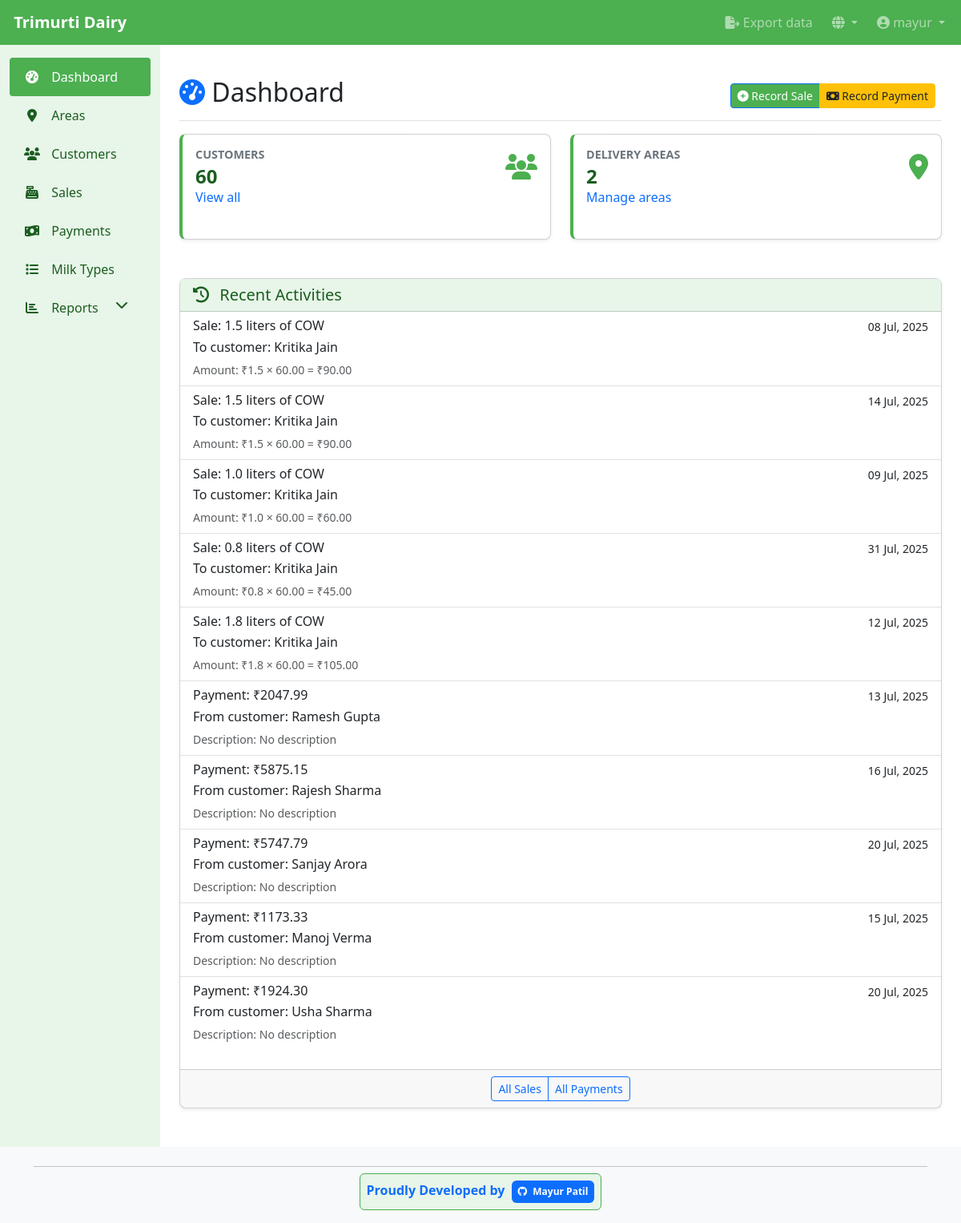
/en/dairy/ (signed in), run on the app's committed database.
### dairy_app/models.py (models this page shows, shortened)
class Sale(models.Model):
    user = models.ForeignKey(User, on_delete=models.CASCADE, related_name='sales')
    customer = models.ForeignKey(Customer, on_delete=models.CASCADE, related_name='sales')
    milk_type = models.ForeignKey(MilkType, on_delete=models.CASCADE, related_name='sales')
    date = models.DateField(default=timezone.now)
    quantity = models.DecimalField(max_digits=10, decimal_places=2, help_text='Quantity in liters')
    rate = models.DecimalField(max_digits=10, decimal_places=2, help_text='Rate in Rs per liter')
    notes = models.TextField(blank=True, null=True)
    created_at = models.DateTimeField(auto_now_add=True)
    updated_at = models.DateTimeField(auto_now=True)
    class Meta:
        ordering = ['-date', 'customer__name']
    def total_amount(self):
        return self.quantity * self.rate

class MilkType(models.Model):
    name = models.CharField(max_length=100)
    rate_per_liter = models.DecimalField(max_digits=10, decimal_places=2, help_text=_('Rate in Rs per liter'))
    class Meta:
        ordering = ['name']

class Customer(models.Model):
    user = models.ForeignKey(User, on_delete=models.CASCADE, related_name='customers')
    name = models.CharField(max_length=200)
    address = models.TextField(blank=True, null=True)
    phone = models.CharField(max_length=20, blank=True, null=True)
    milk_types = models.ManyToManyField(MilkType, related_name='customers')
    area = models.ForeignKey(Area, on_delete=models.SET_NULL, null=True, blank=True, related_name='customers')
    date_joined = models.DateTimeField(auto_now_add=True)
    class Meta:
        ordering = ['name']

class Payment(models.Model):
    user = models.ForeignKey(User, on_delete=models.CASCADE, related_name='payments')
    customer = models.ForeignKey(Customer, on_delete=models.CASCADE, related_name='payments')
    date = models.DateField(default=timezone.now)
    amount = models.DecimalField(max_digits=10, decimal_places=2)
    description = models.CharField(max_length=255, blank=True, null=True)
    payment_for_month = models.IntegerField(null=True, blank=True,
                                           help_text=_('Month number (1-12) this payment is for'))
    payment_for_year = models.IntegerField(null=True, blank=True,
                                          help_text=_('Year this payment is for'))
    created_at = models.DateTimeField(auto_now_add=True)
    updated_at = models.DateTimeField(auto_now=True)
    class Meta:
        ordering = ['-date']

### dairy_app/views.py (the view)
# urls.py: path('', views.dashboard_view, name='dashboard'),
@login_required
def dashboard_view(request):
    today = timezone.now().date()
    customers_count = Customer.objects.all().count()
    areas_count = Area.objects.filter(user=request.user).count()
    recent_sales = Sale.objects.order_by('-created_at')[:5]  # Order by creation time
    recent_payments = Payment.objects.order_by('-created_at')[:5] # Order by creation time
    context = {
        'customers_count': customers_count,
        'areas_count': areas_count,
        'recent_sales': recent_sales,
        'recent_payments': recent_payments,
        'today': today,
    }
    return render(request, 'dairy_app/dashboard.html', context)

### dairy_app/templates/dairy_app/dashboard.html (shortened to what this page needs)
{% extends 'base.html' %}
{% load i18n %}
{% block content %}
<div class="d-flex justify-content-between flex-wrap flex-md-nowrap align-items-center pt-3 pb-2 mb-3 border-bottom">
    <h1 class="h2"><i class="fas fa-tachometer-alt text-primary"></i> {% trans "Dashboard" %}</h1>
    <div class="btn-toolbar mb-2 mb-md-0">
        <div class="btn-group me-2">
            <a href="{% url 'sale_add' %}" class="btn btn-sm btn-primary">
                <i class="fas fa-plus-circle"></i> {% trans "Record Sale" %}
            </a>
            <a href="{% url 'payment_add' %}" class="btn btn-sm btn-accent">
                <i class="fas fa-money-bill"></i> {% trans "Record Payment" %}
            </a>
        </div>
    </div>
</div>
<div class="row mb-4">
    <div class="col-md-6 col-xl-6 mb-4">
        <div class="card stats-card h-100">
            <div class="card-body">
                <div class="row">
                    <div class="col-8">
                        <h6 class="card-title text-uppercase">{% trans "Customers" %}</h6>
                        <h3 class="card-value">{{ customers_count }}</h3>
                        <span class="text-muted">
                            <a href="{% url 'customer_list' %}" class="text-decoration-none">{% trans "View all" %}</a>
                        </span>
                    </div>
                    <div class="col-4 text-end">
                        <div class="card-icon">
                            <i class="fas fa-users"></i>
                        </div>
                    </div>
                </div>
            </div>
        </div>
    </div>
    <div class="col-md-6 col-xl-6 mb-4">
        <div class="card stats-card h-100">
            <div class="card-body">
                <div class="row">
                    <div class="col-8">
                        <h6 class="card-title text-uppercase">{% trans "Delivery Areas" %}</h6>
                        <h3 class="card-value">{{ areas_count }}</h3>
                        <span class="text-muted">
                            <a href="{% url 'area_list' %}" class="text-decoration-none">{% trans "Manage areas" %}</a>
                        </span>
                    </div>
                    <div class="col-4 text-end">
                        <div class="card-icon">
                            <i class="fas fa-map-marker-alt"></i>
                        </div>
                    </div>
                </div>
            </div>
        </div>
    </div>
</div>
<div class="row">
    <div class="col-lg-12 mb-4">
        <div class="card h-100">
            <div class="card-header">
                <h5 class="mb-0"><i class="fas fa-history me-2"></i> {% trans "Recent Activities" %}</h5>
            </div>
            <div class="card-body p-0">
                <div class="list-group list-group-flush">
                    {% for sale in recent_sales %}
                    <div class="list-group-item">
                        <div class="d-flex w-100 justify-content-between">
                            <h6 class="mb-1">{% trans "Sale" %}: {{ sale.quantity|floatformat:1 }} {% trans "liters of" %} {{ sale.milk_type.name }}</h6>
                            <small>{{ sale.date|date:"d M, Y" }}</small>
                        </div>
                        <p class="mb-1">{% trans "To customer" %}: {{ sale.customer.name }}</p>
                        <small class="text-muted">{% trans "Amount" %}: ₹{{ sale.quantity|floatformat:1 }} × {{ sale.rate|floatformat:2 }} = ₹{{ sale.total_amount|floatformat:2 }}</small>
                    </div>
                    {% endfor %}
                    {% for payment in recent_payments %}
                    <div class="list-group-item">
                        <div class="d-flex w-100 justify-content-between">
                            <h6 class="mb-1">{% trans "Payment" %}: ₹{{ payment.amount|floatformat:2 }}</h6>
                            <small>{{ payment.date|date:"d M, Y" }}</small>
                        </div>
                        <p class="mb-1">{% trans "From customer" %}: {{ payment.customer.name }}</p>
                        <small class="text-muted">{% trans "Description" %}: {{ payment.description|default:_("No description") }}</small>
                    </div>
                    {% endfor %}
                </div>
            </div>
            <div class="card-footer text-center">
                <div class="btn-group">
                    <a href="{% url 'sale_list' %}" class="btn btn-sm btn-outline-primary">{% trans "All Sales" %}</a>
                    <a href="{% url 'payment_list' %}" class="btn btn-sm btn-outline-primary">{% trans "All Payments" %}</a>
                </div>
            </div>
        </div>
    </div>
</div>
{% endblock %}

### templates/base.html (shortened to what this page needs)
<!DOCTYPE html>
<html lang="{% if LANGUAGE_CODE %}{{ LANGUAGE_CODE }}{% else %}en{% endif %}">
<head>
    {% load i18n %}
    <link href="https://cdn.jsdelivr.net/npm/bootstrap@5.3.0/dist/css/bootstrap.min.css" rel="stylesheet">
    <link href="https://cdnjs.cloudflare.com/ajax/libs/font-awesome/6.4.0/css/all.min.css" rel="stylesheet">
</head>
<body>
    <nav class="navbar navbar-expand-lg navbar-dark fixed-top">
        <div class="container-fluid">
            <a class="navbar-brand" href="{% url 'dashboard' %}">
                 {% trans "Trimurti Dairy" %}
            </a>
            <div class="collapse navbar-collapse" id="navbarNav">
                <ul class="navbar-nav">
                    {% if user.is_authenticated %}
                    <li class="nav-item me-2">
                        <a class="nav-link {% if request.resolver_match.url_name == 'customer_export' %}active{% endif %}" href="{% url 'customer_export' %}">
                            <i class="fas fa-file-export"></i> {% trans "Export data" %}
                        </a>
                    </li>
                    <li class="nav-item dropdown me-2">
                        <a class="nav-link dropdown-toggle" href="#" id="languageDropdown" role="button" data-bs-toggle="dropdown" aria-expanded="false">
                            <i class="fas fa-globe"></i>
                        </a>
                            {% load i18n %}
                            {% get_current_language as LANGUAGE_CODE %}
                            {% get_available_languages as LANGUAGES %}
                            {% get_language_info_list for LANGUAGES as languages %}
                    </li>
                    <li class="nav-item dropdown">
                        <a class="nav-link dropdown-toggle" href="#" id="navbarDropdown" role="button" data-bs-toggle="dropdown" aria-expanded="false">
                            <i class="fas fa-user-circle"></i> {{ user.username }}
                        </a>
                    </li>
                    {% else %}
                    <li class="nav-item">
                        <a class="nav-link" href="{% url 'login' %}">{% trans "Login" %}</a>
                    </li>
                    {% endif %}
                </ul>
            </div>
        </div>
    </nav>
    <div class="container-fluid">
        <div class="row">
            {% if user.is_authenticated %}
            <div class="col-md-3 col-lg-2 d-md-block sidebar collapse">
                <div class="position-sticky pt-3">
                    <ul class="nav flex-column">
                        <li class="nav-item">
                            <a class="nav-link {% if request.resolver_match.url_name == 'dashboard' %}active{% endif %}" href="{% url 'dashboard' %}">
                                <i class="fas fa-tachometer-alt"></i> {% trans "Dashboard" %}
                            </a>
                        </li>
                        <li class="nav-item">
                            <a class="nav-link {% if 'area' in request.resolver_match.url_name %}active{% endif %}" href="{% url 'area_list' %}">
                                <i class="fas fa-map-marker-alt"></i> {% trans "Areas" %}
                            </a>
                        </li>
                        <li class="nav-item">
                            <a class="nav-link {% if 'customer' in request.resolver_match.url_name %}active{% endif %}" href="{% url 'customer_list' %}">
                                <i class="fas fa-users"></i> {% trans "Customers" %}
                            </a>
                        </li>
                        <li class="nav-item">
                            <a class="nav-link {% if 'sale' in request.resolver_match.url_name %}active{% endif %}" href="{% url 'sale_list' %}">
                                <i class="fas fa-cash-register fa-fw"></i> {% trans "Sales" %}
                            </a>
                        </li>
                        <li class="nav-item">
                            <a class="nav-link {% if 'payment' in request.resolver_match.url_name %}active{% endif %}" href="{% url 'payment_list' %}">
                                <i class="fas fa-money-bill-wave fa-fw"></i> {% trans "Payments" %}
                            </a>
                        </li>
                        <li class="nav-item">
                            <a class="nav-link {% if 'milk_type' in request.resolver_match.url_name %}active{% endif %}" href="{% url 'milk_type_list' %}">
                                <i class="fas fa-list"></i> {% trans "Milk Types" %}
                            </a>
                        </li>
                        <li class="nav-item">
                            <a class="nav-link" href="#" data-bs-toggle="collapse" data-bs-target="#reportsCollapse" aria-expanded="false">
                                <i class="fas fa-chart-bar"></i> {% trans "Reports" %} <i class="fas fa-chevron-down float-end"></i>
                            </a>
                        </li>
                    </ul>
                </div>
            </div>
            {% endif %}
            <main class="{% if user.is_authenticated %}col-md-9 ms-sm-auto col-lg-10 px-md-4{% else %}col-12{% endif %} main-content">
                {% block content %}{% endblock %}
            </main>
        </div>
    </div>
    <footer class="footer mt-auto py-3 bg-light">
        <div class="container">
            <div class="row">
                <div class="col-12 text-center">
                    <hr class="my-2">
                    <div class="developer-credit p-2 d-inline-block rounded" style="background-color: var(--light-color); border: 1px solid var(--primary-color);">
                        <strong class="text-primary">{% trans "Proudly Developed by" %}</strong>
                        <a href="https://github.com/mayur5204" target="_blank" class="text-decoration-none ms-1">
                            <span class="badge bg-primary p-2">
                                <i class="fab fa-github me-1"></i> Mayur Patil
                            </span>
                        </a>
                    </div>
                </div>
            </div>
        </div>
    </footer>
</body>
</html>

### templates/base.html (style rules this page uses)
:root { --primary-color: #4CAF50; --accent-color: #FFC107; --light-color: #E8F5E9; --dark-color: #1B5E20; }
body { padding-top: 56px; min-height: 100vh; display: flex; flex-direction: column; padding-bottom: 60px; }
.navbar { background-color: var(--primary-color); }
.navbar-brand { font-weight: bold; }
.sidebar { background-color: var(--light-color); min-height: calc(100vh - 56px); }
.sidebar .nav-link { color: var(--dark-color); padding: 0.75rem 1rem; border-radius: 0.25rem; }
.sidebar .nav-link.active { background-color: var(--primary-color); color: white; }
.sidebar .nav-link i { margin-right: 0.5rem; width: 24px; text-align: center; }
.card { margin-bottom: 1.5rem; border-radius: 0.5rem; box-shadow: 0 0.125rem 0.25rem rgba(0, 0, 0, 0.075); }
.card-header { background-color: var(--light-color); color: var(--dark-color); font-weight: 600; }
.btn-primary { background-color: var(--primary-color); border-color: var (--primary-color); }
.btn-accent { background-color: var(--accent-color); border-color: var(--accent-color); color: #212529; }
.main-content { flex: 1; padding: 1.5rem; }
footer { background-color: var(--light-color); padding: 1rem 0; margin-top: auto; }
.stats-card { border-left: 4px solid var(--primary-color); transition: transform 0.3s; }
.stats-card .card-body { padding: 1rem; }
.stats-card .card-title { font-size: 0.9rem; font-weight: bold; color: #6c757d; margin-bottom: 0.25rem; }
.stats-card .card-value { font-size: 1.5rem; font-weight: bold; color: var(--dark-color); margin-bottom: 0; }
.stats-card .card-icon { font-size: 2rem; color: var(--primary-color); }
@media (min-width: 992px) { body { padding-bottom: 0; } }

### data on the page
Sale: quantity "1.5", milk_type.name "COW", date "08 Jul, 2025", customer.name "Kritika Jain", rate "60.00", total_amount "90.00"
Sale: quantity "1.5", milk_type.name "COW", date "14 Jul, 2025", customer.name "Kritika Jain", rate "60.00", total_amount "90.00"
Sale: quantity "1.0", milk_type.name "COW", date "09 Jul, 2025", customer.name "Kritika Jain", rate "60.00", total_amount "60.00"
Sale: quantity "0.8", milk_type.name "COW", date "31 Jul, 2025", customer.name "Kritika Jain", rate "60.00", total_amount "45.00"
Sale: quantity "1.8", milk_type.name "COW", date "12 Jul, 2025", customer.name "Kritika Jain", rate "60.00", total_amount "105.00"
Payment: amount "2047.99", date "13 Jul, 2025", customer.name "Ramesh Gupta", description "No description"
Payment: amount "5875.15", date "16 Jul, 2025", customer.name "Rajesh Sharma", description "No description"
Payment: amount "5747.79", date "20 Jul, 2025", customer.name "Sanjay Arora", description "No description"
Payment: amount "1173.33", date "15 Jul, 2025", customer.name "Manoj Verma", description "No description"
Payment: amount "1924.30", date "20 Jul, 2025", customer.name "Usha Sharma", description "No description"

### other printed values
{{ user.username }} "mayur"
{{ customers_count }} "60"
{{ areas_count }} "2"
